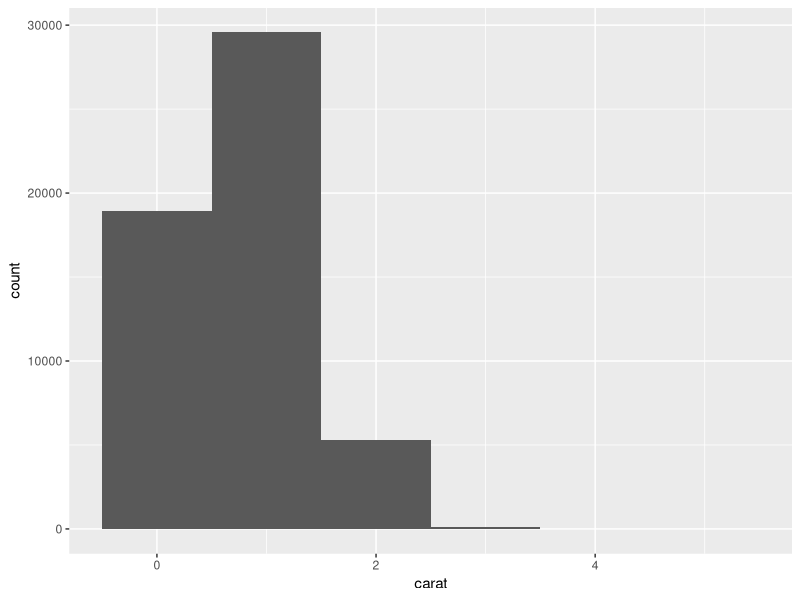
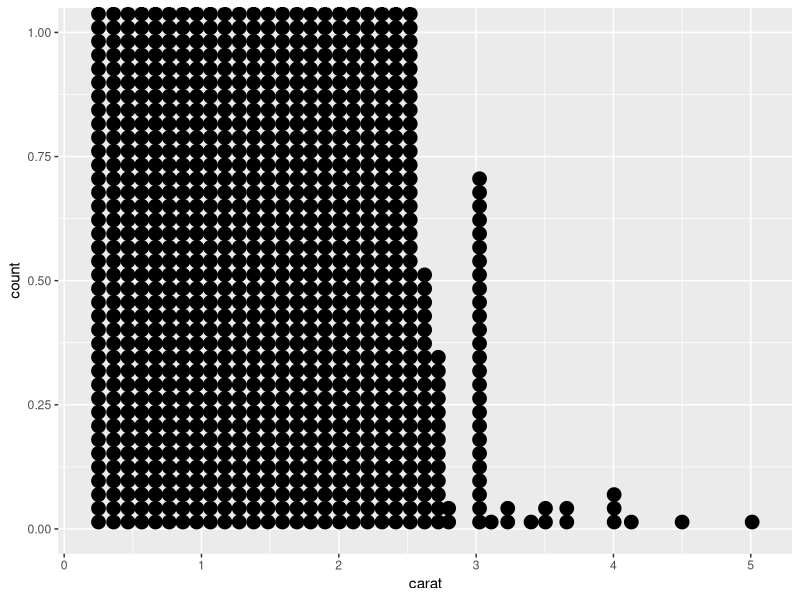
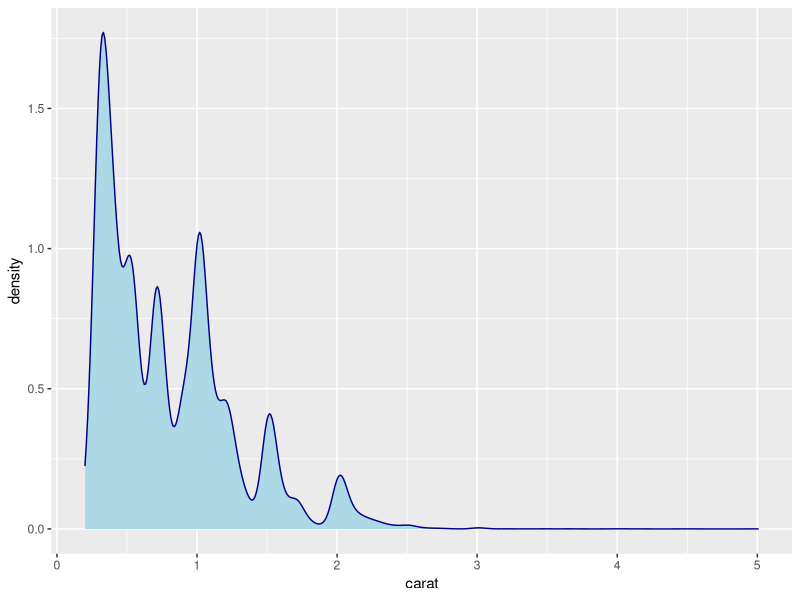
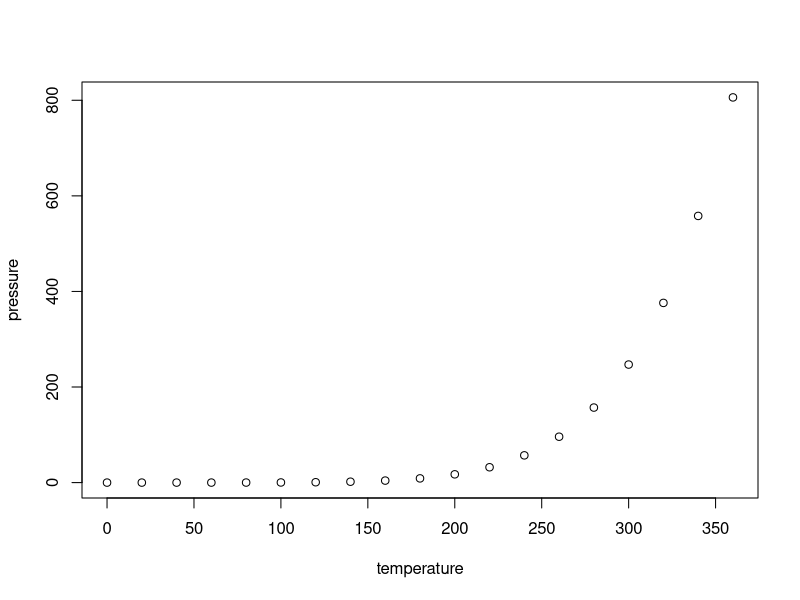

The R script that drew these images, in order:
## ---- chunk 1
#Histogram
library(ggplot2)
data(diamonds)
ggplot(diamonds, aes(x=carat)) +geom_histogram(binwidth = 1)

## ---- chunk 2
#Dot plot
library(ggplot2)
data("diamonds")
ggplot(diamonds, aes(x=carat)) +geom_dotplot(binwidth =  0.1)
## ---- chunk 3
#Density
library(ggplot2)
data("diamonds")
ggplot(diamonds, aes(x=carat)) + geom_density(color="dark blue", fill= "light blue")

## ---- chunk 4
summary(cars)
## ---- chunk 5
plot(pressure)
